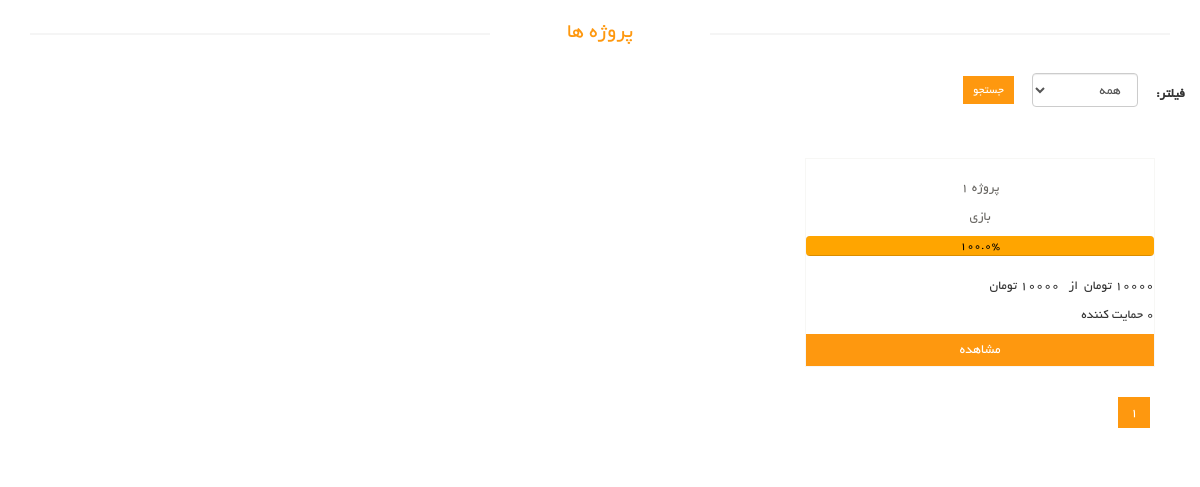
/projects/game, run on an earlier commit of the app's database.
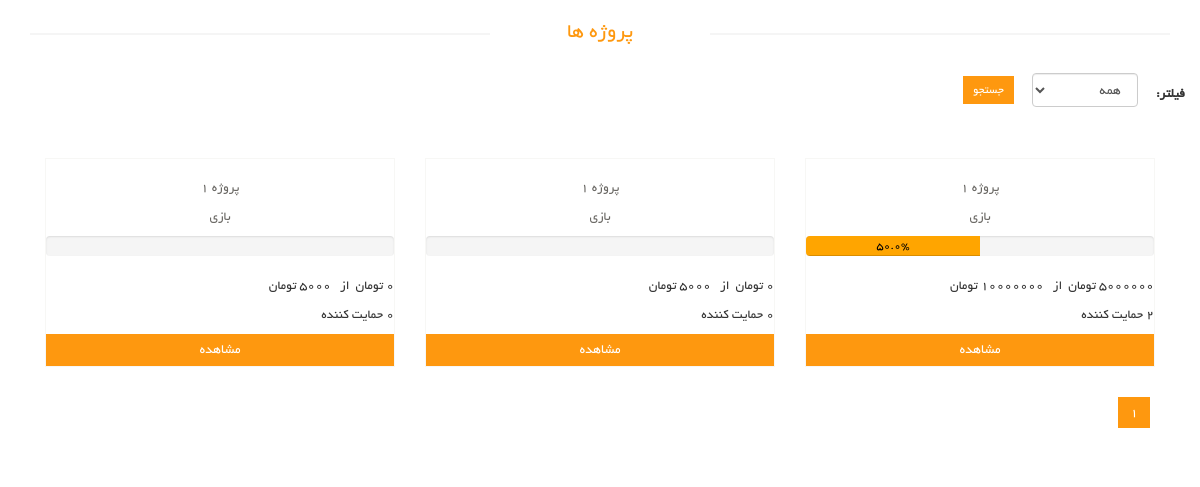
And on a later commit of the database.
### hami_projects/models.py (models this page shows, shortened)
class Project (models.Model):
    name = models.CharField(max_length=25,verbose_name='عنوان مدیریتی', blank=True, null=True)
    name_show = models.CharField(max_length=25,verbose_name='عنوان قابل نمایش')
    creator = models.ForeignKey(User, on_delete=models.CASCADE, verbose_name='صاحب پروژه')
    Groups = models.ForeignKey(Group, on_delete=models.CASCADE, verbose_name='دسته بندی')
    discribtion = models.TextField(max_length=250, verbose_name='شرح مدیریتی',  blank=True, null=True,)
    discribtion_show = models.TextField(max_length=250, verbose_name='شرح قابل نمایش')
    order = models.IntegerField(verbose_name='وزن', blank=True, null=True)
    budget = models.PositiveIntegerField(verbose_name='مبلغ مورد نیاز')
    Currentـbudget = models.PositiveIntegerField(verbose_name='مبلغ جمع شده', blank=True, null=True, default=0)
    needed_time =  models.DateField(verbose_name='مدت زمان مورد نیاز ')
    site = models.CharField(max_length=35, verbose_name='سایت')
    email = models.CharField(max_length=35, verbose_name='ایمیل')
    logo = models.ImageField(upload_to=None, blank=True, null=True, verbose_name='عکس کاور')
    status = models.CharField(max_length=35, choices=status, verbose_name='وضعیت', default='disable')
    objects = ProjectManager()
    class Meta:
        verbose_name = 'پروژه'
        verbose_name_plural = 'پروژه ها'
    def supports(self):
        return str(self.support_set.count())
    def percent(self):
        return ((self.Currentـbudget * 100)/self.budget)
    def get_absolute_url(self):
        return f"/projects/{self.id}"

class Group (models.Model):
    title = models.CharField(max_length=120, verbose_name='عنوان')
    slug = models.CharField(max_length=120, verbose_name='عنوان مدیریتی', null=True, blank=True)
    discribtion = models.TextField(verbose_name='توضیحات')
    image = models.ImageField(upload_to=None, blank=True, null=True, verbose_name='عکس ')
    def __str__(self):
        return self.title
    class Meta:
        verbose_name = 'دسته بندی'
        verbose_name_plural = 'دسته بندی ها'

### hami_projects/views.py (the view)
# urls.py: path('projects/<slug:group_name>', ProjectsListByGroup.as_view()),
class ProjectsListByGroup(ListView):
    template_name = 'projects_list.html'
    paginate_by = 6
    def get_queryset(self):
        group_name = self.kwargs['group_name']
        return Project.objects.get_by_groups(group_name)

### hami_projects/models.py (called while the page is built)
    def get_by_groups(self, group_name):
        return self.get_queryset().filter(Groups__slug__iexact=group_name)

### hami_projects/templates/projects_list.html (shortened to what this page needs)
{% extends 'shared/_MainLayout.html' %}
{% load static %}
{% load render_partial %}
{% block content %}
    <section>
        <div class="container">
            <div class="row">
                <h2 id="projects-list" class="title text-center">پروژه ها</h2>
                <form id="filter-form" action="filter" method="get" class="form-inline">
                    <label for="sort" class="control-label">فیلتر:</label>
                    <div class="form-group">
                        <div class="col-sm-12 text-right">
                            <select name="sort" id="sort" class="form-control">
                                <option value="all" selected="&quot;selected&quot;">همه</option>
                            </select>
                        </div>
                    </div>
                    <input type="submit" value="جستجو" class="btn btn-sm btn-primary"></button>
                </form>
                <div class="col-sm-12">
                    <div class="features_items">
                        {% for project in page_obj %}
                        <div class="col-sm-4">
                            <div class="product-image-wrapper">
                                <div class="single-products">
                                    <div class="productinfo text-center">
                                        <p>{{ project.name_show }}</p>
                                        <p>{{ project.Groups }}</p>
                                    </div>
                                    <div  class="progress pull-left  text-center " style="width: 100%;">
                                        <div id="progres" class="progress-bar " role="progressbar" style="width:{{project.percent}}%;color:black;" aria-valuenow="25" aria-valuemin="0" aria-valuemax="100">{{project.percent}}%</div>
                                    </div>
                                    <br><br>
                                    <div class="flex-row">
                                        <p class="pull-right"><span> {{project.Currentـbudget}} تومان &nbsp</span></p>
                                        <p class="pr-3"><span> از </span class=""><span>&nbsp {{ project.budget }} تومان </span></p>
                                        <p class=""><span> {{project.supports}}</span> حمایت کننده </p>
                                        <a class="btn btn-primary btn-block" href="{{ project.get_absolute_url }}">مشاهده </a>
                                    </div>
                                    <div class="product-overlay">
                                        <div class="overlay-content">
                                        </div>
                                    </div>
                                </div>
                            </div>
                        </div>
                        {% endfor %}
                        <div class="clearfix"></div>
                        <ul class="pagination">
                            {% for page in paginator.page_range %}
                                {% if page == page_obj.number %}
                                    <li class="active"><a href="?page={{ page }}">{{ page }}</a></li>
                                {% else %}
                                    <li><a href="?page={{ page }}">{{ page }}</a></li>
                                {% endif %}
                            {% endfor %}
                        </ul>
                    </div>
                </div>
            </div>
        </div>
    </section>
{% endblock %}

What changed in the data, as far as the page shows it:
no longer on this page (row edited): Project: name_show "پروژه ۱", Groups "بازی", percent "100.0", Currentـbudget "10000", budget "10000", supports "0"
added Project: name_show "پروژه ۱", Groups "بازی", percent "50.0", Currentـbudget "5000000", budget "10000000", supports "2"
now on this page (row edited): Project: name_show "پروژه ۱", Groups "بازی", Currentـbudget "0", budget "5000", supports "0"
now on this page (row edited): Project: name_show "پروژه ۱", Groups "بازی", Currentـbudget "0", budget "5000", supports "0"
